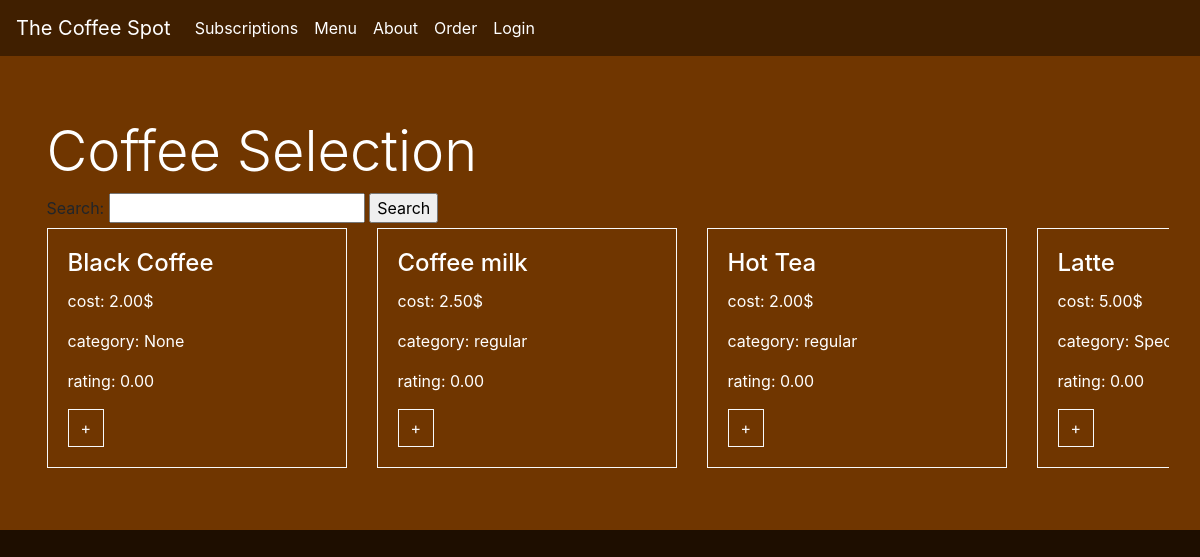
/order/, run on an earlier commit of the app's database.
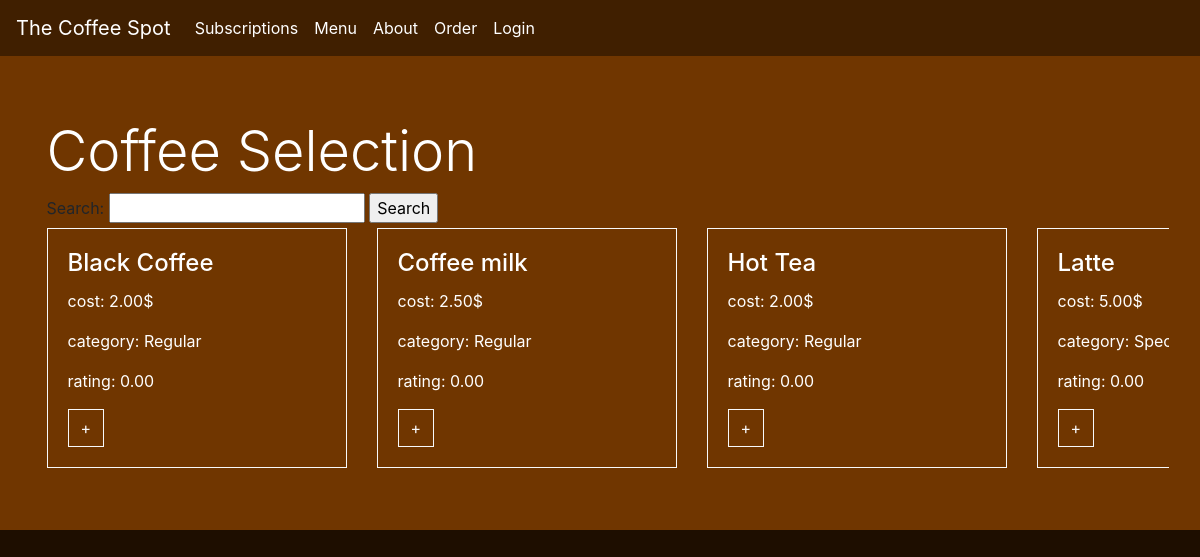
And on a later commit of the database.
### order/models.py (models this page shows, shortened)
class Product(models.Model):
    name = models.CharField(max_length=100, default='Product')
    price = models.DecimalField(max_digits=3, decimal_places=2)
    image = models.ImageField(null=True, blank=True)
    category = models.CharField(max_length=30, null=True, blank=True)
    category_id = models.IntegerField(default=0)
    rating = models.DecimalField(max_digits=6, decimal_places=2, default=0)

### order/views.py (the view, shortened to what this page needs)
# urls.py: path('', views.order.as_view(), name='order'),
class order(View):
    def get(self, request):
        product_list = Product.objects.all()
        search_form = SearchForm()
        cart_items = []
        total = 0
        product_count = 0
        cart = request.session.get('cart', {})
        stripe_public_key = settings.STRIPE_PUBLIC_KEY
        stripe_secret_key = settings.STRIPE_SECRET_KEY
        client_secret = 0
        order_form = orderForm()
        context = {
            'product_list': product_list,
            'cart_items': cart_items,
            'total': total,
            'order_form': order_form,
            'stripe_public_key': stripe_public_key,
            'client_secret': client_secret,
            'search_form': search_form,
        }
        return render(request, 'order/order.html', context)

### order/forms.py
class orderForm(forms.ModelForm):
    CHOICES = (
        ('Drottninggatan 19', 'Drottninggatan 19'),
        ('Hamngatan 14', 'Hamngatan 14'),
        ('Klarabergsgatan 50', 'Klarabergsgatan 50'),
    )
    address = forms.ChoiceField(choices=CHOICES, widget=forms.Select(attrs={
        'class': "form-control rounded-0 border-light text-white",
        'style': 'background-color:  #1E0E00',
        })
    )
    class Meta:
        model = Order
        fields = ["customer", "name", "address", "total_cost"]
        widgets = {
            'name': forms.TextInput(attrs={
                'class': "form-control rounded-0 border-light text-white",
                'style': 'background-color: #1E0E00',
                'placeholder': 'Name',
            }),
            'address': forms.TextInput(attrs={
                'class': "form-control rounded-0 border-light text-white",
                'style': 'background-color: #1E0E00',
                'placeholder': 'Address',
            }),
        }

class SearchForm(forms.Form):
    query = forms.CharField(max_length=30, required=True, label='Search')

### order/templates/order/order.html (shortened to what this page needs)
{% extends "base.html" %}
{% load static %}
{% block content %}
<div class="row" style="background-color: #703600">
  <div class="container">
    <h2 class="display-4 logo-font text-white">Coffee Selection</h2>
    <form action="{% url 'search_products' %}" method="POST">
      {{ search_form }}
      <input type="submit" value="Search">
    </form>
    <div class="d-flex d-flex-row">
      <div class="card-deck flex-nowrap" style="overflow-x: scroll;">
        {% for product in product_list %}
          <div class="card rounded-0 border-light" style="background-color: #703600; min-width: 300px;">
            <div class="card-body text-white">
                <form action="{% url 'add_to_cart' product.id %}" method="POST">
                  <h4 class="card-title">{{ product.name }}</h4>
                  <p>cost: {{ product.price }}$</p>
                  <p>category: {{ product.category }}</p>
                  <p>rating: {{ product.rating }}</p>
                <input type="submit" class="btn btn-outline-light rounded-0" value="+">
              </form>
            </div>
          </div>
        {% endfor %}
      </div>
    </div>
  </div>
</div>
{% endblock %}

### templates/base.html (shortened to what this page needs)
{% load static %}
<!doctype html>
<html lang="en">
  <head>
    {% block corecss %}
      <link rel="stylesheet" href="https://cdn.jsdelivr.net/npm/bootstrap@4.0.0/dist/css/bootstrap.min.css">
      <link rel="stylesheet" href="{% static 'css/style.css' %}">
    {% endblock %}
  </head>
  <body>
    <nav class="navbar navbar-expand-lg navbar-light" style="background-color: #401F00;">
      <a class="navbar-brand text-white" href="{% url 'home_page' %}">The Coffee Spot</a>
      <div class="collapse navbar-collapse" id="navbarSupportedContent">
        <ul class="navbar-nav ms-auto">
          <li class="nav-item active">
            <a href="{% url 'home_page' %}#subscriptions" class="nav-link text-white">
              Subscriptions
            </a>
          </li>
          <li class="nav-item active">
            <a href="{% url 'home_page' %}#menu" class="nav-link text-white">
              Menu
            </a>
          </li>
          <li class="nav-item active">
            <a href="{% url 'home_page' %}#about" class="nav-link text-white">
              About
            </a>
          </li>
          <li class="nav-item active">
            {% if user.is_authenticated %}
            <a href="{% url 'order' %}" class="nav-link text-white">
              Order
            </a>
            {% else %}
            <a href="{% url 'account_login' %}" class="nav-link text-white">
              Order
            </a>
            {% endif %}
          </li>
          {% if user.is_authenticated %}
            <li class="nav-item active">
              <a href="{% url 'profile_page' %}" class="nav-link text-white">
                Profile
              </a>
            </li>
            <li class="nav-item active">
              <a href="{% url 'account_logout' %}" class="nav-link text-white">
                Logout
              </a>
            </li>
          {% else %}
            <li class="nav-item active">
              <a href="{% url 'account_login' %}" class="nav-link text-white">
                Login
              </a>
            </li>
          {% endif %}
        </ul>
      </div>
    </nav>
    {% block content %}
    {% endblock %}
  </body>
</html>

### static/css/style.css (style rules this page uses)
body { background-color: #1E0E00; }
.container { padding: 5% 5%; max-width: 100%; }

What changed in the data, as far as the page shows it:
changed Product "Black Coffee": category "None" → "Regular"
changed Product "Coffee milk": category "regular" → "Regular"
changed Product "Hot Tea": category "regular" → "Regular"
